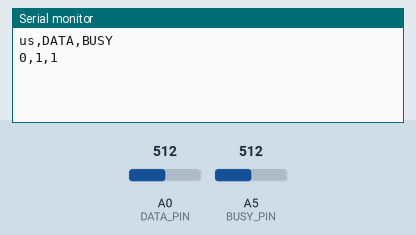
A sketch run on a simulated Arduino Uno, built with avr-gcc and run on an emulated ATmega328P. Shown: the last lines printed to the serial monitor. The test bench sets the inputs (shaded band); at power-on: A0 (DATA_PIN) = 512, A5 (BUSY_PIN) = 512.

Above: at 1.2 s.
1.3 s: A0 (DATA_PIN) set to 390
At 1.6 s:
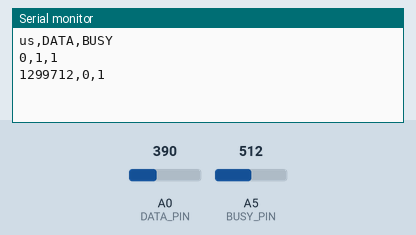
2.8 s: A5 (BUSY_PIN) set to 390
At 4.0 s:
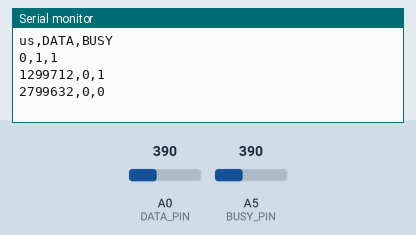
4.3 s: A0 (DATA_PIN) set to 410
At 5.1 s:
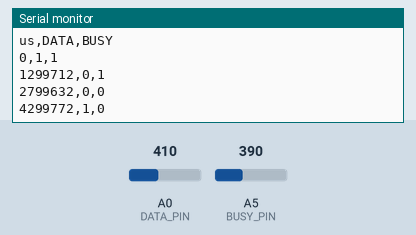
5.8 s: A5 (BUSY_PIN) set to 410
At 6.2 s:
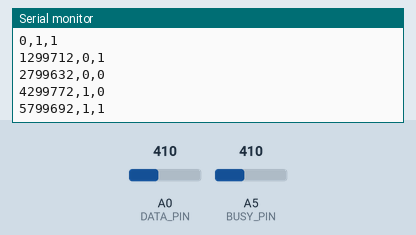
Timing chart, 0 to 8.3 s (numbered marks = the images above; inputs shaded):
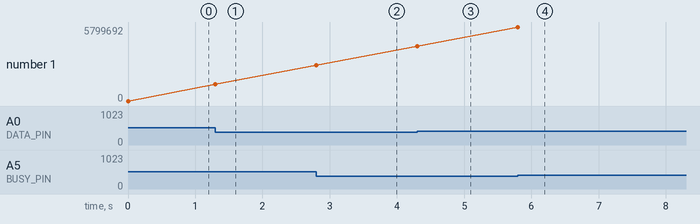

The sketch:

xs-sniffer3.ino
```cpp
const uint8_t DATA_PIN = A0;
const uint8_t BUSY_PIN = A5;

const int THRESHOLD = 400;

bool dataState;
bool busyState;
uint32_t startUs;

void setup() {
  Serial.begin(115200);
  while (!Serial) {}

  dataState = analogRead(DATA_PIN) > THRESHOLD;
  busyState = analogRead(BUSY_PIN) > THRESHOLD;
  startUs = micros();

  Serial.println("us,DATA,BUSY");
  Serial.print(0);
  Serial.print(',');
  Serial.print(dataState);
  Serial.print(',');
  Serial.println(busyState);
}

void loop() {
  int dataAdc = analogRead(DATA_PIN);
  int busyAdc = analogRead(BUSY_PIN);

  bool newData = dataAdc > THRESHOLD;
  bool newBusy = busyAdc > THRESHOLD;

  if (newData != dataState || newBusy != busyState) {
    uint32_t t = micros() - startUs;

    dataState = newData;
    busyState = newBusy;

    Serial.print(t);
    Serial.print(',');
    Serial.print(dataState);
    Serial.print(',');
    Serial.println(busyState);
  }
}
```

Measured:
- after the input at 1.3 s, the serial monitor: prints a new line at once (image 1)
- after the input at 2.8 s, the serial monitor: prints a new line at once (image 2)
- after the input at 4.3 s, the serial monitor: prints a new line at once (image 3)
- after the input at 5.8 s, the serial monitor: prints a new line at once (image 4)
- plotted number 1: 0 → 1299712 after the input at 1.3 s, 1299712 → 2799632 after the input at 2.8 s, 2799632 → 4299772 after the input at 4.3 s, 4299772 → 5799692 after the input at 5.8 s
